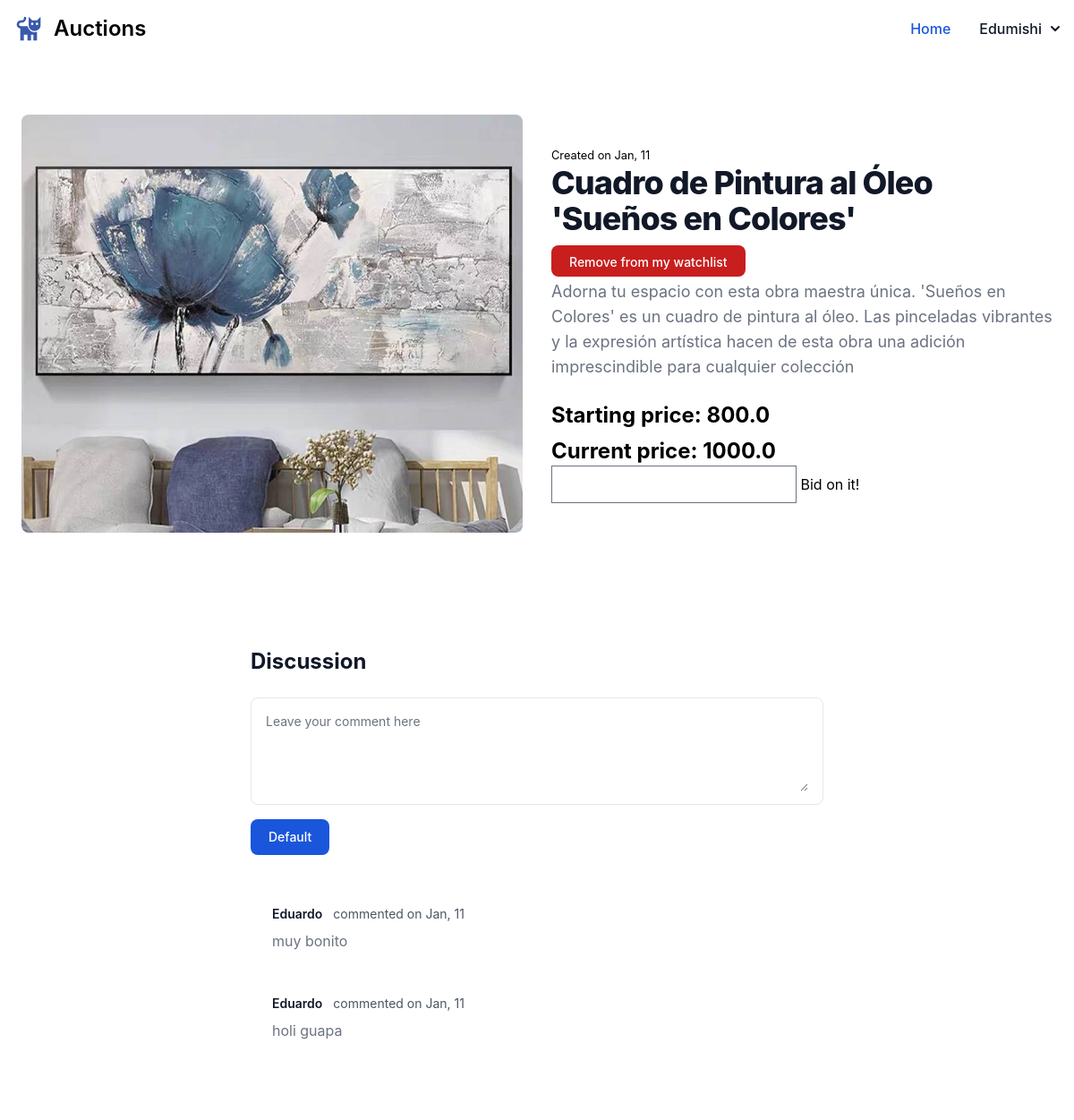
The app's page /auction/listing/15 (signed in), older data.
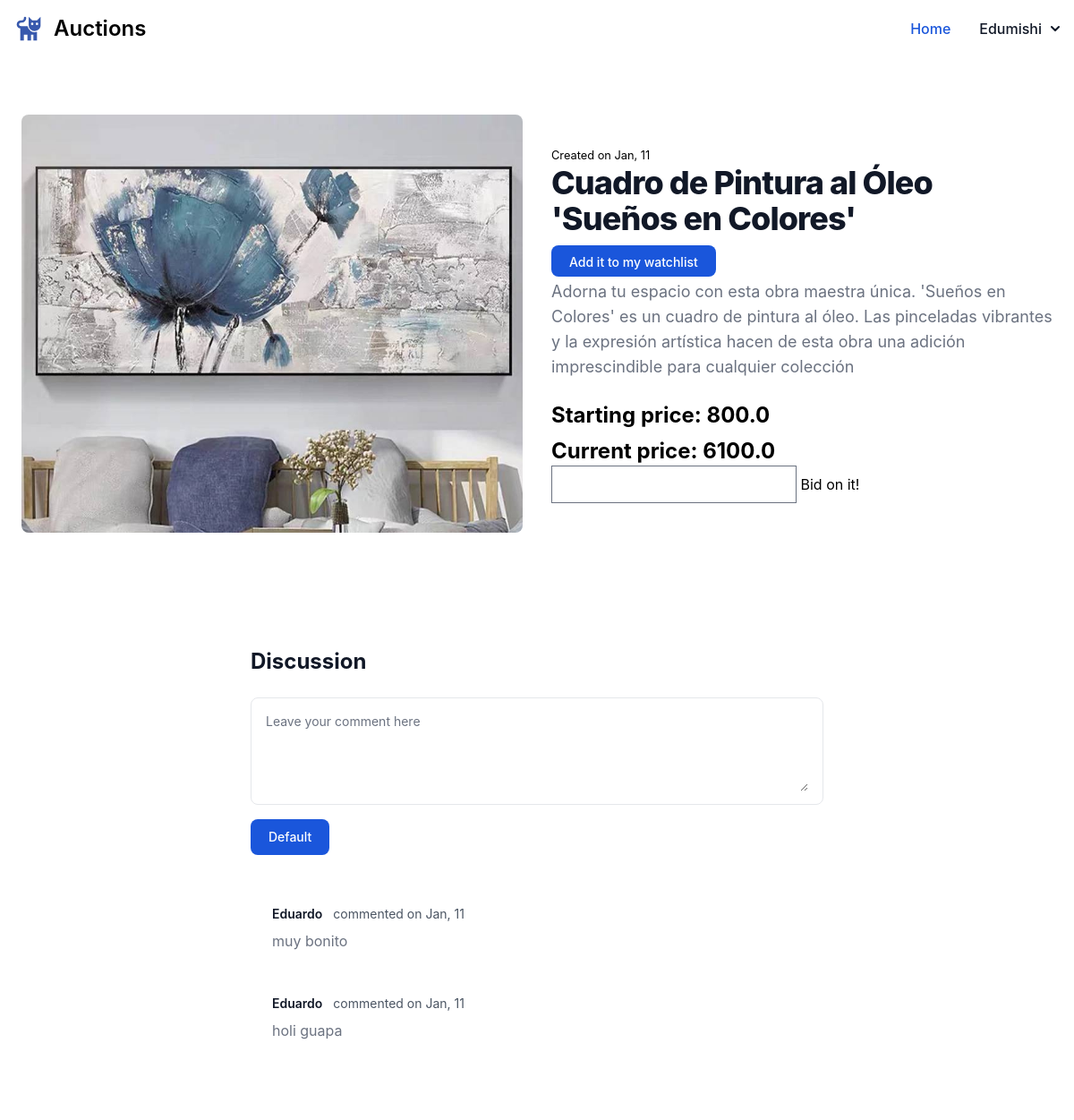
The same page, newer data.
### auctions/models.py (models this page shows, shortened)
class Listing(models.Model):
    title = models.CharField(max_length=60)
    active = models.BooleanField(default=True)
    created_date = models.DateTimeField(default=timezone.now())
    description = models.CharField(null=True, max_length=300)
    startingBid = models.FloatField()
    currentBid = models.FloatField(blank=True,null=True)
    category = models.ForeignKey(Category, on_delete=models.CASCADE ,related_name="similar_listings")
    creator = models.ForeignKey(User, on_delete=models.PROTECT, related_name="all_creators_listings")
    watchers = models.ManyToManyField(User, blank=True, related_name="watched_listings")
    buyer = models.ForeignKey(User, null=True, on_delete=models.PROTECT)

### auctions/views.py (the view)
# urls.py: path("auction/listing/<int:listing_id>", views.listing, name="listing"),
def listing(request, listing_id):
    if not request.user.is_authenticated:
        return HttpResponseRedirect(reverse('login'))
    listing = Listing.objects.get(id=listing_id)
    if request.user in listing.watchers.all():
        listing.is_watched = True
    else:
        listing.is_watched = False
    return render(request, "auctions/listing.html", {
        "listing": listing,
        "listing_pictures": listing.get_pictures.all(),
        "form": newBidForm(),
        "comments": listing.get_comments.all(),
        "comment_form": newCommentForm()
    })

### auctions/views.py
class newBidForm(ModelForm):
    class Meta:
        model = Bid
        fields = ['offer']

class newCommentForm(ModelForm):
    class Meta:
        model = comment
        fields = ['comment']
        widgets = {
            'comment': forms.Textarea(attrs={'class': 'px-0 w-full text-sm text-gray-900 border-0 focus:ring-0 focus:outline-none dark:text-white dark:placeholder-gray-400 dark:bg-gray-800','placeholder': 'Leave your comment here','rows':'4'})
        }

### auctions/templates/auctions/listing.html (shortened to what the changed rows need)
{% extends "auctions/layout.html" %}
{% block body %}
<section class="bg-white dark:bg-gray-900">
    <div class="gap-8 items-center py-8 px-4 mx-auto max-w-screen-xl xl:gap-16 md:grid md:grid-cols-2 sm:py-16 lg:px-6">
        <div class="mt-4 md:mt-0">
            <p class=""><small class="">Created on {{ listing.created_date|date:"M, d" }} </small></p>
            <h2 class="mb-4 text-4xl tracking-tight font-extrabold text-gray-900 dark:text-white">{{ listing.title }}</h2>
            {% if listing.is_watched and listing.active %}
            <a href="{% url 'change_watchlist' listing.id 'listing' %}" class="focus:outline-none text-white bg-red-700 hover:bg-red-800 focus:ring-4 focus:ring-red-300 font-medium rounded-lg text-sm px-5 py-2.5 me-2 mb-2 dark:bg-red-600 dark:hover:bg-red-700 dark:focus:ring-red-900 pb-2">
                    Remove from my watchlist
            </a>
            {% elif not listing.is_watched and listing.active %}
            <a href="" class="text-white bg-blue-700 hover:bg-blue-800 focus:ring-4 focus:ring-blue-300 font-medium rounded-lg text-sm px-5 py-2.5 me-2 mb-2 dark:bg-blue-600 dark:hover:bg-blue-700 focus:outline-none dark:focus:ring-blue-800 pb-2">
                Add it to my watchlist
            </a>
            {% endif %}
            <p class="mb-6 font-light text-gray-500 md:text-lg dark:text-gray-400 pt-2">{{ listing.description }}</p>
            <p class="text-2xl font-bold text-black-600 dark:text-white pb-2">Starting price: {{ listing.startingBid }}</p>
            <p class="text-2xl font-bold text-black-600 dark:text-white">
                {% if listing.currentBid is None %}
                    {% if listing.creator != user  %}
                        Make the first bid of this listing!
                    {% else %}
                    {% endif %}
                {% else %}
                    Current price: {{ listing.currentBid }}
                {% endif %}
            {% if listing.active and listing.creator != user %}
                <div class="">
                </div>
            {% endif %}
        </div>
    </div>
</section>
<section class="bg-white dark:bg-gray-900 py-8 lg:py-16 antialiased">
    <div class="max-w-2xl mx-auto px-4">
        <div class="flex justify-between items-center mb-6">
          <h2 class="text-lg lg:text-2xl font-bold text-gray-900 dark:text-white">Discussion</h2>
      </div>
    </div>
  </section>
{% endblock %}

Row changes from the older to the newer data that the page shows:
changed Listing "Cuadro de Pintura al Óleo 'Sueños en Colores'": currentBid "1000.0" → "6100.0"
Text that changed along with them:
text no longer shown: "Remove from my watchlist"
text now shown: "Add it to my watchlist"
